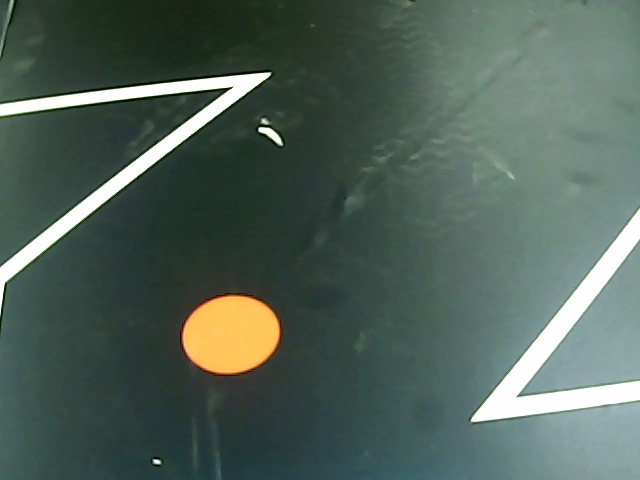
#> input picture laneLineDetect/lane4.jpg, 640 x 480 px
$ python detect_another.py   (Python 2 division)
#> lines starting #> are read from the running program, lines starting #| are printed output that depends on the picture; after the words box and inside, x2 and y2 are one past the last pixel; in counts of white or black regions, pixels touching at a corner belong together
import numpy as np
import math
import cv2
import time

isShowImage=False
isDraw=False
def showImage(img,winName="Image"):
	if isShowImage:
		cv2.imshow(winName,img)
		cv2.waitKey(0)

def roi_mask(img, vertices):
	mask = np.zeros_like(img)
	mask_color = 255
	cv2.fillPoly(mask, vertices, mask_color)
	masked_img = cv2.bitwise_and(img, mask)
	return masked_img

def draw_lines(img, lines, color=[255, 0, 0], thickness=2):
	for line in lines:
		for x1, y1, x2, y2 in line:
			cv2.line(img, (x1, y1), (x2, y2), color, thickness)

def clean_lines(lines, threshold,last_angle):
        linepair=[]
        for line in lines:
                for x1, y1, x2, y2 in line:
                        if y2>=y1:
                                slope=math.atan2(float(y2 - y1),float(x2 - x1))
                        else:
                                slope=math.atan2(float(y1 - y2),float(x1 - x2))
                        if abs(slope-np.pi-last_angle)<abs(slope-last_angle):
                                slope-=np.pi
                        if abs(slope+np.pi-last_angle)<abs(slope-last_angle):
                                slope+=np.pi
                        dist=abs(x2*y1-x1*y2)/np.sqrt((y2-y1)*(y2-y1)+(x2-x1)*(x2-x1))
                        linepair.append([slope,dist])
	#print lines
        #print linepair
	norm=np.max(np.abs(linepair),axis=0)
	linepair=list(linepair/norm)
	#print linepair
	while len(lines) > 0:
		mean = np.mean(linepair,axis=0)
		diff = [np.sqrt(sum(pow(s - mean,2))) for s in linepair]
		idx = np.argmax(diff)
		if diff[idx] > threshold:
			linepair.pop(idx)
			lines.pop(idx)
		else:
			break

def calc_lane_vertices(point_list, ymin, ymax):
	x = [p[0] for p in point_list]
	y = [p[1] for p in point_list]
	fit = np.polyfit(y, x, 1)
	fit_fn = np.poly1d(fit)

	xmin = int(fit_fn(ymin))
	xmax = int(fit_fn(ymax))

	return [(xmin, ymin), (xmax, ymax)]
def cross(a,b):
        return a[0]*b[1]-b[0]*a[1]
def draw_lanes(img, lines, last_angle,angle_threshold=np.pi/8,color=[0, 255, 0], thickness=8):
        #print lines
	if lines is None:
		return 0,0,False
	if isDraw:
		draw_lines(img,lines,[0,255,255])

        select_lines=[]
	left_lines, right_lines = [], []
	for line in lines:
		for x1, y1, x2, y2 in line:
                        if y2<y1:
			        slope=math.atan2(y1-y2,x2-x1)
                        else:
                                slope=math.atan2(y2-y1,x1-x2)
                        #print slope/np.pi
			if abs(slope-last_angle)>angle_threshold and abs(slope-last_angle-np.pi)>angle_threshold and abs(slope-last_angle+np.pi)>angle_threshold:
				continue
                        select_lines.append(line)
        if isDraw:
		draw_lines(img,select_lines,[255,255,0])
        #print select_lines
        globalMid=np.mean([[(x1+x2)/2.0,(y1+y2)/2.0] for line in select_lines for x1,y1,x2,y2 in line],axis=0)
        #print globalMid
        if isDraw:
                cv2.circle(img,(int(globalMid[0]),int(globalMid[1])),20,(0,0,255),-1)
        for line in select_lines:
                for x1,y1,x2,y2 in line:
			midpoint=[(x1+x2)/2.0,(y1+y2)/2.0]
			if cross(midpoint-globalMid,[math.cos(last_angle)*100.0,-math.sin(last_angle)*100.0])>=0:
				left_lines.append(line)
			else:
				right_lines.append(line)
        #print left_lines
        #print right_lines
	if (len(left_lines) <= 0 or len(right_lines) <= 0):
		return 0,0,False

	#if isDraw:
	#	draw_lines(img,left_lines,[255,0,0])
	#	draw_lines(img,right_lines,[0,0,255])

	clean_lines(left_lines, 1.0,last_angle)
	clean_lines(right_lines, 1.0,last_angle)

	if isDraw:
		draw_lines(img,left_lines,[255,0,0])
		draw_lines(img,right_lines,[0,0,255])

	left_points = [(x1, y1) for line in left_lines for x1,y1,x2,y2 in line]
	left_points = left_points + [(x2, y2) for line in left_lines for x1,y1,x2,y2 in line]
	right_points = [(x1, y1) for line in right_lines for x1,y1,x2,y2 in line]
	right_points = right_points + [(x2, y2) for line in right_lines for x1,y1,x2,y2 in line]

	left_vtx = calc_lane_vertices(left_points, 0, img.shape[0])
	right_vtx = calc_lane_vertices(right_points, 0, img.shape[0])

	if isDraw:
               cv2.line(img, left_vtx[0], left_vtx[1], [0,0,255], thickness) #Red
       	       cv2.line(img, right_vtx[0], right_vtx[1], [0,255,0], thickness) #Green

	return left_vtx[0][0],right_vtx[0][0],True

def hough_lines(img, rho, theta, threshold, min_line_len, max_line_gap,last_angle):
	lines = cv2.HoughLinesP(img, rho, theta, threshold, np.array([]),
							minLineLength=min_line_len, maxLineGap=max_line_gap)
	line_img = np.zeros((img.shape[0], img.shape[1], 3), dtype=np.uint8)
	#draw_lines(line_img, lines)
	x1,x2,result=draw_lanes(line_img, lines,last_angle)
	if result==False:
		return line_img,x1,x2,False
	return line_img,x1,x2,True

def detect_lines(img,last_angle):
	h,w=img.shape[:2]
	showImage(img)

	#--------------

	blur_ksize = 5  # Gaussian blur kernel size
	canny_lthreshold = 20  # Canny edge detection low threshold
	canny_hthreshold = 180  # Canny edge detection high threshold

	# Hough transform parameters
	rho = 1
	theta = np.pi / 180
	threshold = 15
	min_line_length = 40
	max_line_gap = 20

	#roi_vtx = np.array([[(0, int(h*0.9)), (0, int(h*0.1)),
	#				   (w, int(h*0.1)), (w, int(h*0.9))]])
	roi_vtx = np.array([[(0, h), (0, 0), (w, 0), (w, h)]])

	horizon_threshold=1 # threshold for slope of horizontal lines, maybe should be larger

	#--------------

	gray = cv2.cvtColor(img, cv2.COLOR_RGB2GRAY)
	showImage(gray)
	blur_gray = cv2.GaussianBlur(gray, (blur_ksize, blur_ksize), 0, 0)
	showImage(blur_gray)
	edges = cv2.Canny(blur_gray, canny_lthreshold, canny_hthreshold)
	showImage(edges)
	roi_edges = roi_mask(edges, roi_vtx)
	showImage(roi_edges)

	line_img,leftX,rightX,isDetected= hough_lines(roi_edges, rho, theta, threshold,
												  min_line_length, max_line_gap,last_angle)

	if isDetected==False:
		print 'detect failed'
		return 0,False
	res=cv2.addWeighted(img, 0.5, line_img, 1, 0)
	showImage(res)

	leftOffset=w/2-leftX
	rightOffset=rightX-w/2
	offset=rightOffset-leftOffset

	print 'detect success'
	return offset,True

if __name__ == '__main__':
	isShowImage=True
	isDraw=True
	img = cv2.imread('lane4.jpg')
#> img is the input picture: shape (480, 640, 3); mean B, G, R 89.4, 98.8, 80.9
	start = time.time()
	print detect_lines(img,np.pi/4)
#> in detect_lines, `edges = cv2.Canny(blur_gray, canny_lthreshold, canny_hthreshold)`:
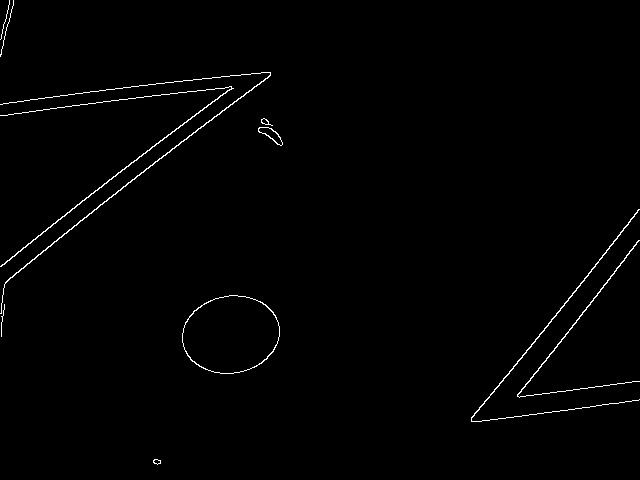
#> edges: shape (480, 640); 0.96% white in thin lines or dots
#> in roi_mask, `cv2.fillPoly(mask, vertices, mask_color)`: mask: shape (480, 640); every value is 255
#> in hough_lines, `lines = cv2.HoughLinesP(img, rho, theta, threshold, np.array([]), minL..`: lines = 24 rows, first 6: [517, 396, 638, 240], [64, 233, 206, 122], [16, 272, 270, 73], [551, 319, 637, 212], [3, 103, 241, 74], [67, 212, 251, 73]
#> the loop in draw_lines, `for line in lines:` made 24 passes
#> line on passes 1 to 12: [[517, 396, 638, 240]], [[64, 233, 206, 122]], [[16, 272, 270, 73]], [[551, 319, 637, 212]], [[3, 103, 241, 74]], [[67, 212, 251, 73]], [[471, 420, 595, 266]], [[0, 115, 231, 86]], [[477, 421, 639, 399]], [[518, 396, 639, 381]], [[0, 56, 13, 0]], [[530, 380, 633, 248]]
#> the loop in draw_lanes, `for line in lines:` made 24 passes
#> after the loop in draw_lanes, `for line in lines:`: select_lines = 14 items, first 6: [[517, 396, 638, 240]], [[64, 233, 206, 122]], [[16, 272, 270, 73]], [[551, 319, 637, 212]], [[67, 212, 251, 73]], [[471, 420, 595, 266]]
#> call 2 of draw_lines, with thickness = 2
#> the loop in draw_lines (call 2), `for line in lines:` made 14 passes
#> line on passes 1 to 12: [[517, 396, 638, 240]], [[64, 233, 206, 122]], [[16, 272, 270, 73]], [[551, 319, 637, 212]], [[67, 212, 251, 73]], [[471, 420, 595, 266]], [[530, 380, 633, 248]], [[7, 280, 66, 233]], [[4, 264, 62, 216]], [[104, 183, 248, 74]], [[473, 416, 509, 371]], [[1, 266, 43, 231]]
#> after the loop in draw_lines (call 2), `for line in lines:`:
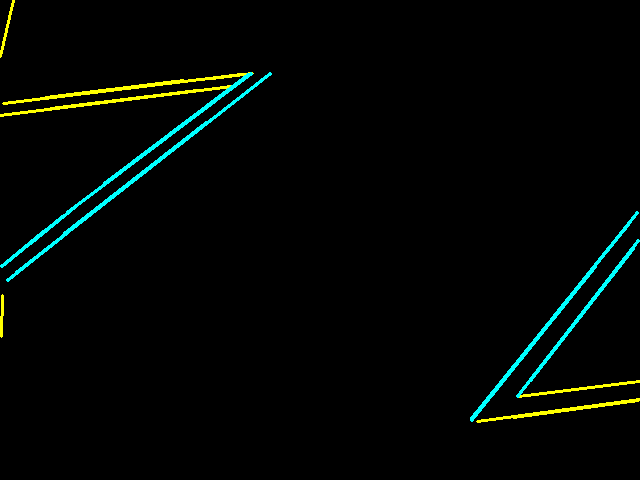
#> img: shape (480, 640, 3); mean of channels 0, 1, 2 3.7, 6.1, 2.4; drawn as B, G, R
#> in draw_lanes, `globalMid=np.mean([[(x1+x2)/2.0,(y1+y2)/2.0] for line in select_lines ..`: globalMid = [291.6, 253.3]
#> in draw_lanes, `cv2.circle(img,(int(globalMid[0]),int(globalMid[1])),20,(0,0,255),-1)`:
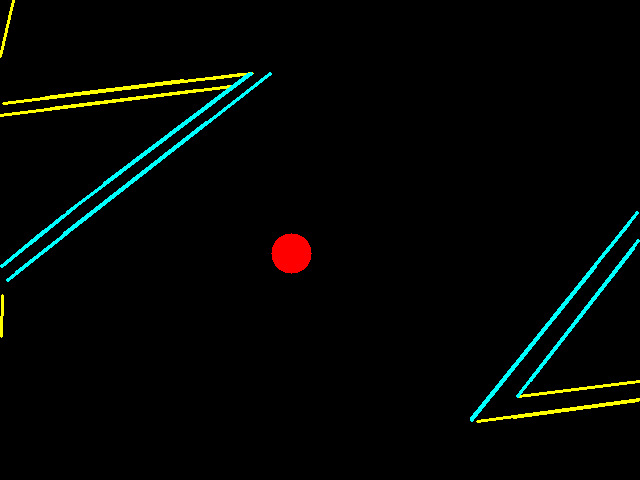
#> img: shape (480, 640, 3); 0.41% of pixels changed, all inside (x1, y1, x2, y2) = (271, 233, 312, 274); drawn as B, G, R
#> the loop in draw_lanes, `for line in select_lines:` made 14 passes
#> after the loop in draw_lanes, `for line in select_lines:`: left_lines = [[[64, 233, 206, 122]], [[16, 272, 270, 73]], [[67, 212, 251, 73]], [[7, 280, 66, 233]], [[4, 264, 62, 216]], [[104, 183, 248, 74]], [[1, 266, 43, 231]], [[30, 243, 74, 207]]]; right_lines = [[[517, 396, 638, 240]], [[551, 319, 637, 212]], [[471, 420, 595, 266]], [[530, 380, 633, 248]], [[473, 416, 509, 371]], [[471, 418, 628, 224]]]
#> in clean_lines, `linepair=[]`: linepair = []
#> the loop in clean_lines, `for line in lines:` made 8 passes
#> after the loop in clean_lines, `for line in lines:`: linepair = [[-0.663, 223], [-0.665, 224], [-0.647, 209.5], [-0.673, 223.4], [-0.691, 205.9], [-0.648, 208.7], [-0.695, 205], [-0.686, 207.1]]
#> in clean_lines, `norm=np.max(np.abs(linepair),axis=0)`: norm = [0.695, 224]
#> in clean_lines, `linepair=list(linepair/norm)`: linepair = [[-0.955, 0.996], [-0.957, 1], [-0.931, 0.936], [-0.968, 0.997], [-0.995, 0.919], [-0.933, 0.932], [-1, 0.915], [-0.987, 0.924]]
#> the loop in clean_lines, `while len(lines) > 0:` made 1 pass
#> (mean, idx) on pass 1: ([-0.966, 0.952], 6)
#> after the loop in clean_lines, `while len(lines) > 0:`: lines has the same summary as left_lines in draw_lanes
#> the loop in clean_lines (call 2), `for line in lines:` made 6 passes
#> the loop in clean_lines (call 2), `while len(lines) > 0:` made 1 pass
#> (mean, diff, idx) on pass 1: ([0.996, 0.977], [0.0228, 0.0117, 0.0103, 0.0231, 0.0117, 0.0124], 3)
#> call 3 of draw_lines, with thickness = 2
#> the loop in draw_lines (call 3), `for line in lines:` made 8 passes
#> after the loop in draw_lines (call 3), `for line in lines:`:
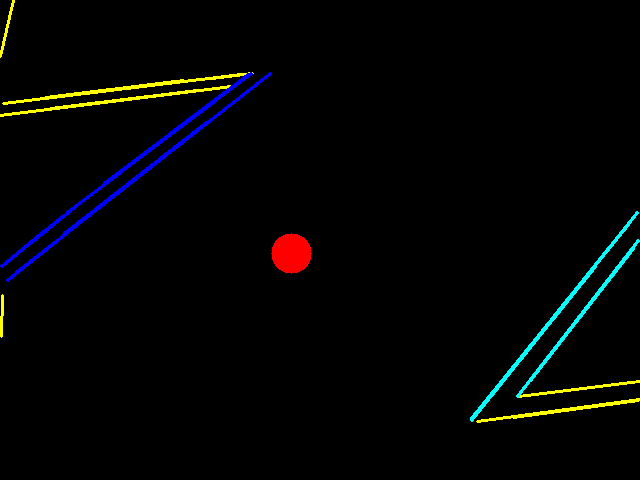
#> img: shape (480, 640, 3); 0.83% of pixels changed, all inside (x1, y1, x2, y2) = (0, 72, 272, 282); drawn as B, G, R
#> call 4 of draw_lines, with thickness = 2
#> the loop in draw_lines (call 4), `for line in lines:` made 6 passes
#> after the loop in draw_lines (call 4), `for line in lines:`:
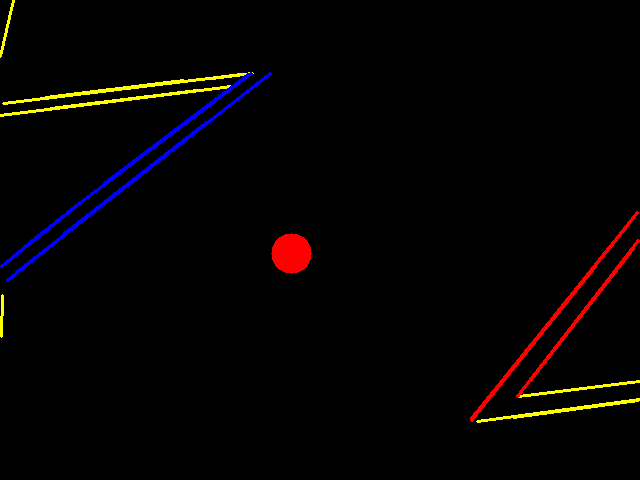
#> img: shape (480, 640, 3); 0.61% of pixels changed, all inside (x1, y1, x2, y2) = (470, 211, 640, 422); drawn as B, G, R
#> in draw_lanes, `left_points = [(x1, y1) for line in left_lines for x1,y1,x2,y2 in line]`: left_points = [(64, 233), (16, 272), (67, 212), (7, 280), (4, 264), (104, 183), (1, 266), (30, 243)]
#> in draw_lanes, `left_points = left_points + [(x2, y2) for line in left_lines for x1,y1..`: left_points = [(64, 233), (16, 272), (67, 212), (7, 280), (4, 264), (104, 183), (1, 266), (30, 243), (206, 122), (270, 73), (251, 73), (66, 233), (62, 216), (248, 74), (43, 231), (74, 207)]
#> in draw_lanes, `right_points = [(x1, y1) for line in right_lines for x1,y1,x2,y2 in li..`: right_points = [(517, 396), (551, 319), (471, 420), (530, 380), (473, 416), (471, 418)]
#> in draw_lanes, `right_points = right_points + [(x2, y2) for line in right_lines for x1..`: right_points = [(517, 396), (551, 319), (471, 420), (530, 380), (473, 416), (471, 418), (638, 240), (637, 212), (595, 266), (633, 248), (509, 371), (628, 224)]
#> in calc_lane_vertices, `x = [p[0] for p in point_list]`: x = [64, 16, 67, 7, 4, 104, 1, 30, 206, 270, 251, 66, 62, 248, 43, 74]
#> in calc_lane_vertices, `y = [p[1] for p in point_list]`: y = [233, 272, 212, 280, 264, 183, 266, 243, 122, 73, 73, 233, 216, 74, 231, 207]
#> in calc_lane_vertices, `fit = np.polyfit(y, x, 1)`: fit = [-1.28, 349]
#> in calc_lane_vertices, `xmin = int(fit_fn(ymin))`: xmin = 348
#> in calc_lane_vertices, `xmax = int(fit_fn(ymax))`: xmax = -265
#> in draw_lanes, `left_vtx = calc_lane_vertices(left_points, 0, img.shape[0])`: left_vtx = [(348, 0), (-265, 480)]
#> in draw_lanes, `right_vtx = calc_lane_vertices(right_points, 0, img.shape[0])`: right_vtx = [(818, 0), (429, 480)]
#> in draw_lanes, `cv2.line(img, right_vtx[0], right_vtx[1], [0,255,0], thickness)`:
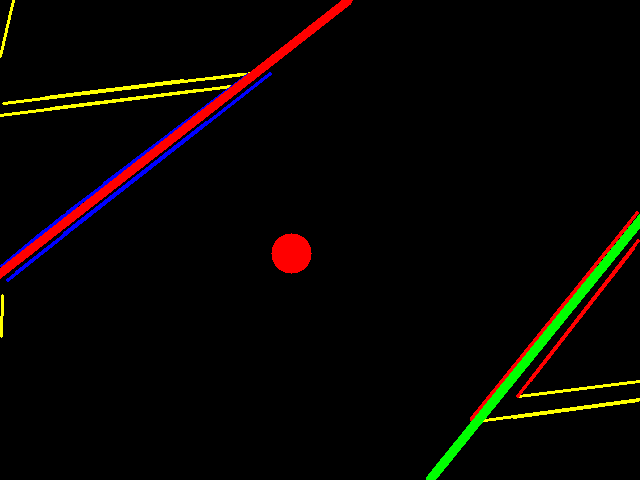
#> img: shape (480, 640, 3); mean of channels 0, 1, 2 1.7, 5, 8.1; drawn as B, G, R
#> in hough_lines, `x1,x2,result=draw_lanes(line_img, lines,last_angle)`: x1 = 348; x2 = 818; result = True
#> in detect_lines, `line_img,leftX,rightX,isDetected= hough_lines(roi_edges, rho, theta, t..`: leftX = 348; rightX = 818; isDetected = True
#> in detect_lines, `res=cv2.addWeighted(img, 0.5, line_img, 1, 0)`:
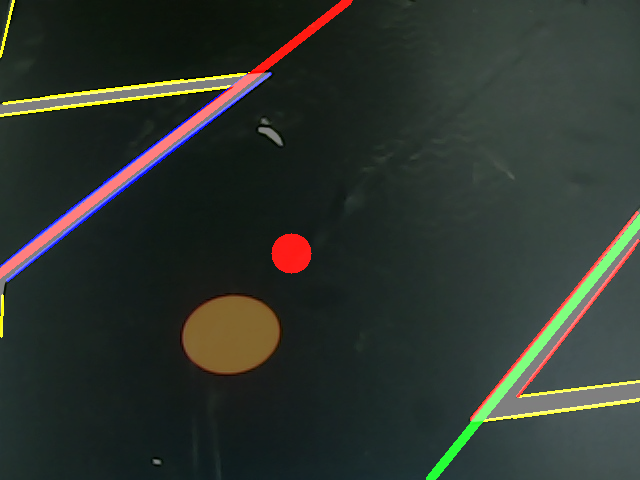
#> res: shape (480, 640, 3); mean B, G, R 46, 52.5, 46
#> in detect_lines, `leftOffset=w/2-leftX`: leftOffset = -28
#> in detect_lines, `rightOffset=rightX-w/2`: rightOffset = 498
#> in detect_lines, `offset=rightOffset-leftOffset`: offset = 526
#| (526, True)
	end = time.time()
	print "time:", end - start
